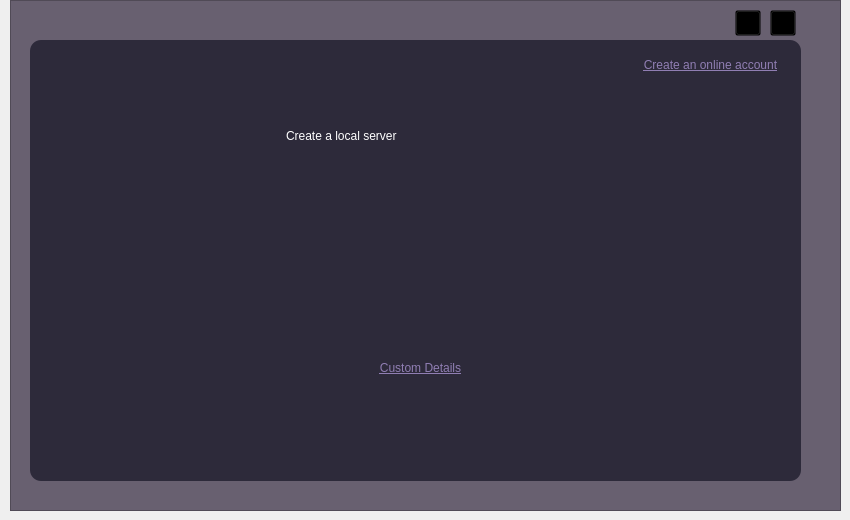
   <widget class="QWidget" name="createnewserver">
    <widget class="QFrame" name="localclientbackdrop">
     <property name="geometry">
      <rect>
       <x>10</x>
       <y>0</y>
       <width>831</width>
       <height>511</height>
      </rect>
     </property>
     <property name="styleSheet">
      <string notr="true">background-color: rgb(104, 96, 112);</string>
     </property>
     <property name="frameShape">
      <enum>QFrame::StyledPanel</enum>
     </property>
     <property name="frameShadow">
      <enum>QFrame::Raised</enum>
     </property>
     <widget class="QFrame" name="localclient1st">
      <property name="geometry">
       <rect>
        <x>20</x>
        <y>40</y>
        <width>771</width>
        <height>441</height>
       </rect>
      </property>
      <property name="styleSheet">
       <string notr="true">border-radius: 11px;
background-color: rgb(45, 42, 58);</string>
      </property>
      <property name="frameShape">
       <enum>QFrame::StyledPanel</enum>
      </property>
      <property name="frameShadow">
       <enum>QFrame::Raised</enum>
      </property>
      <widget class="QLabel" name="localtitle">
       <property name="geometry">
        <rect>
         <x>256</x>
         <y>75</y>
         <width>311</width>
         <height>41</height>
        </rect>
       </property>
       <property name="styleSheet">
        <string notr="true">color: rgb(255, 255, 255);
</string>
       </property>
       <property name="text">
        <string>Create a local server</string>
       </property>
      </widget>
      <widget class="QPushButton" name="createaccbtn">
       <property name="geometry">
        <rect>
         <x>605</x>
         <y>15</y>
         <width>151</width>
         <height>20</height>
        </rect>
       </property>
       <property name="styleSheet">
        <string notr="true">QPushButton{
color: rgb(144, 126, 179);
font: 75 9pt &quot;HK Grotesk Legacy&quot;;
text-decoration: underline;
}
QPushButton:hover{
color: rgb(235, 235, 235);
}</string>
       </property>
       <property name="text">
        <string>Create an online account</string>
       </property>
      </widget>
      <widget class="QPushButton" name="customdetails">
       <property name="geometry">
        <rect>
         <x>330</x>
         <y>320</y>
         <width>121</width>
         <height>16</height>
        </rect>
       </property>
       <property name="styleSheet">
        <string notr="true">QPushButton{
color: rgb(144, 126, 179);
font: 75 9pt &quot;HK Grotesk Legacy&quot;;
text-decoration: underline;
}
QPushButton:hover{
color: rgb(235, 235, 235);
}</string>
       </property>
       <property name="text">
        <string>Custom Details</string>
       </property>
      </widget>
      <widget class="QPushButton" name="s56">
       <property name="geometry">
        <rect>
         <x>290</x>
         <y>150</y>
         <width>201</width>
         <height>171</height>
        </rect>
       </property>
       <property name="styleSheet">
        <string notr="true">QPushButton:hover{
background-color: rgba(214, 214, 214, 35);
}</string>
       </property>
       <property name="text">
        <string/>
       </property>
       <property name="icon">
        <iconset resource="../ui/uielement.qrc">
         <normaloff>:/icons/add.png</normaloff>:/icons/add.png</iconset>
       </property>
       <property name="iconSize">
        <size>
         <width>100</width>
         <height>100</height>
        </size>
       </property>
      </widget>
     </widget>
     <widget class="QPushButton" name="minimeee_6">
      <property name="geometry">
       <rect>
        <x>725</x>
        <y>10</y>
        <width>26</width>
        <height>26</height>
       </rect>
      </property>
      <property name="styleSheet">
       <string notr="true">QPushButton{
padding-bottom: 22px;
background-color: transparent;}
QPushButton:hover{
background-color: rgba(45, 42, 58, 130);
}</string>
      </property>
      <property name="text">
       <string/>
      </property>
      <property name="icon">
       <iconset resource="../ui/uielement.qrc">
        <normaloff>:/icons/window-minimize.png</normaloff>:/icons/window-minimize.png</iconset>
      </property>
      <property name="iconSize">
       <size>
        <width>26</width>
        <height>26</height>
       </size>
      </property>
     </widget>
     <widget class="QPushButton" name="closeme_6">
      <property name="geometry">
       <rect>
        <x>760</x>
        <y>10</y>
        <width>26</width>
        <height>26</height>
       </rect>
      </property>
      <property name="styleSheet">
       <string notr="true">QPushButton{
background-color: transparent;}
QPushButton:hover{
background-color: rgba(45, 42, 58, 130);
}</string>
      </property>
      <property name="text">
       <string/>
      </property>
      <property name="icon">
       <iconset resource="../ui/uielement.qrc">
        <normaloff>:/icons/rectangle-xmark (1).png</normaloff>
        <activeon>:/icons/rectangle-xmark(filled).png</activeon>:/icons/rectangle-xmark (1).png</iconset>
      </property>
      <property name="iconSize">
       <size>
        <width>26</width>
        <height>26</height>
       </size>
      </property>
     </widget>
    </widget>
   </widget>
